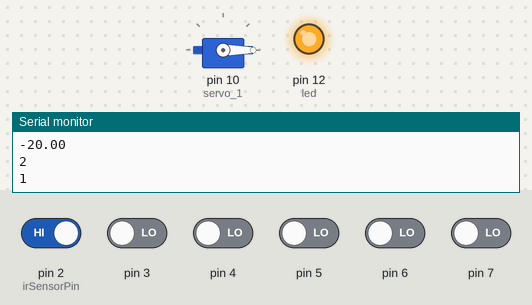
Bench run of a sketch on a simulated Arduino Uno, built with avr-gcc and run on an emulated ATmega328P. On the bench: servo, output pins drawn as LEDs (lit = HIGH), the last lines printed to the serial monitor. Inputs (shaded band) come from the test bench; at power-on: pin 2 (irSensorPin) HIGH, pin 3–7 LOW.

Above: at 1.2 s.
1.3 s: pin 2 (irSensorPin) driven LOW
At 3.2 s:
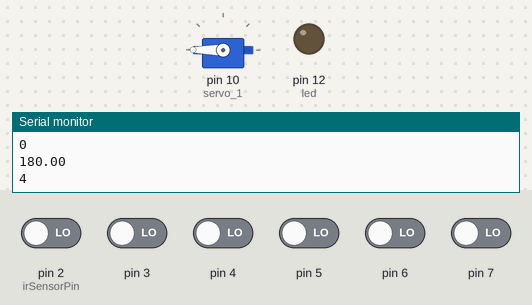
4.3 s: pin 2 (irSensorPin) driven HIGH
At 5.4 s:
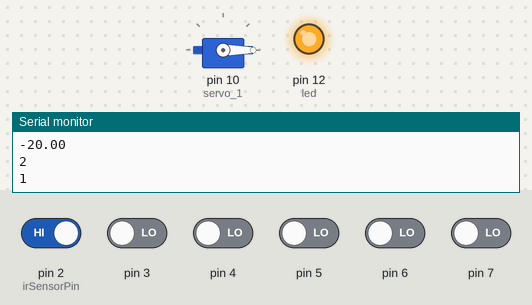
5.9 s: pin 3 driven HIGH
At 6.03 s:
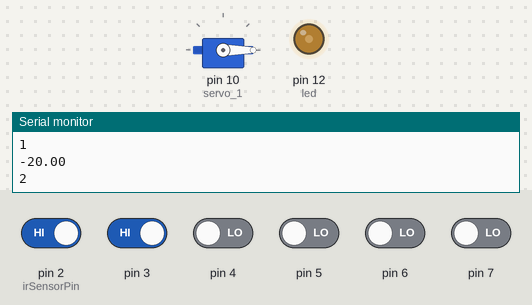
8.9 s: pin 4 driven HIGH
10.4 s: pin 4 driven LOW
At 10.64 s:
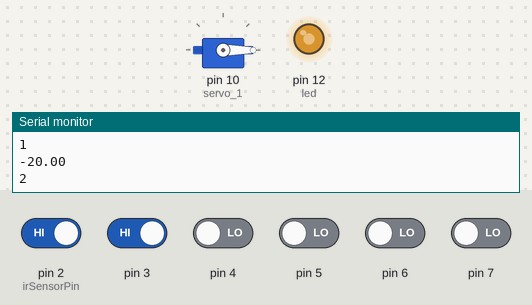
Timing chart, 0 to 14.4 s (numbered marks = the images above; inputs shaded):
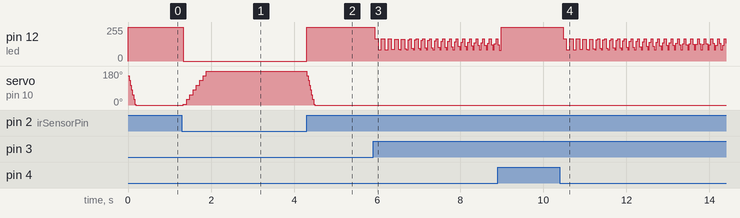

Measured:
- after the input at 1.3 s, pin 12 (led): 255/255 → 0/255 at once; servo on pin 10 (servo_1): moves from 0° to 180° over 0.56 s, starting at once
- after the input at 4.3 s, pin 12 (led): 0/255 → 255/255 at once; servo on pin 10 (servo_1): 180° → 0° at once

The sketch:

ir_motor_module_working.ino
```cpp
/******************************************************************************
 * F_RMlab @ Waterloo School of Architecture
 * Code for irSensor and servo motor module
 * Grow-Op
 ******************************************************************************/

#define irLedPin PIND // IR Led on this pin
#define irSensorPin 2 // IR sensor on this pin
#include <Servo.h> // servo motor on this pin

Servo servo_1;
//Servo servo_2;
int led = 12;

// defined constants:
int halfPeriod = 13; //one period at 38.5khZ is aproximately 26 microseconds
int cycles = 38; //26 microseconds * 38 is more or less 1 millisecond

// defined initialization:
float pos = 180; // servo position
float init_inc = 5;
float inc = init_inc; // increment
int dir;

//******************************************************************************/

void setup()
{
  Serial.begin(9600);
  Serial.println("Program Starting");
  pinMode(led, OUTPUT);
  servo_1.attach(10);
  //servo_2.attach(11);
}

void loop(){
  int ir = irRead(irSensorPin, irLedPin); //display the results
  set_direction(ir);

  Serial.println(ir);//"IR: " + ir);
  Serial.println(pos);//"POS: " + pos);
  Serial.println(dir);//"DIR: " + dir);

  delay(25);
}

// irRead: int int -> None
// Consumes int representing pin of infrared sensor pin (irSP) and
// infrared led pin (irLP) and produces None
// Effects: The function bangs a 38.5khZ waveform to an IR led connected to the
// triggerPin for 1 millisecond, and then reads the IR sensor pin to see if the reflected
// IR has been detected
// the irSP returns a zero if something is detected by the sensor, and a 1 otherwise

int irRead(int irSP, int irLP)
{
  for (int i=0; i <= cycles; i++)
  {
    //digital irled signal sent
    digitalWrite(irLP, HIGH);
    delayMicroseconds(halfPeriod);
    digitalWrite(irLP, LOW);
    delayMicroseconds(halfPeriod - 1);     // - 1 to make up for digitaWrite overhead
  }
  return digitalRead(irSP);
}

// motor_inc: None -> None
// Effects: The function increments the servo motor position by iteration based on
// direction of arm

int motor_inc(int irSP, int irLP)
{
  if(dir == 3){ // go to bottom
    pos += (inc*inc);
  }else if (dir == 1){ // go to top
    pos -= (inc*inc);
  }else{ // stay
     // do nothing
  }
  //servo_2.write(pos);
  servo_1.write(pos);
  delay(25);
  return irRead(irSP, irLP);
}
// set_direction
// code sets dir variable to 1 - 4 then
// motor_inc changes pos based on dir
// and returns ir variable
void set_direction(int ir){
  if(ir != 0){ //if sensor is active
    digitalWrite(led,HIGH);//trigger led 13
    while(pos > 0){ //go to 0 = top
      dir = 1;
      ir = motor_inc(irSensorPin, irLedPin);
    }
    dir = 2;//stay at top = 0
    ir = motor_inc(irSensorPin, irLedPin);
    inc = init_inc;
  }else{
    digitalWrite(led,LOW);//trigger led 13
    if(pos < 180){ // go to 180 = bottom
      dir = 3;
      ir = motor_inc(irSensorPin, irLedPin);
    }
    dir = 4;//stay at bottom = 180
    ir = motor_inc(irSensorPin, irLedPin);
    inc = init_inc;
  }
}

  /*
  data definition:
  dir is int where:
  1 = arm goes to top; (- pos)
  2 = stay at top;
  3 = arm goes down; (+ pos)
  4 = stay at bottom
  */
```
